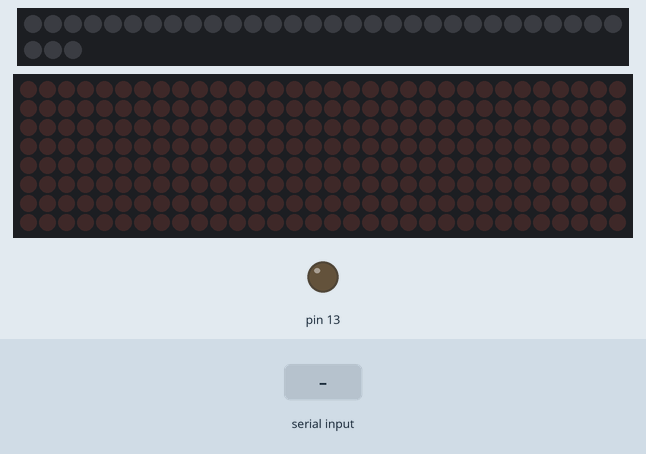
Simulated run of this sketch. Board: Arduino Uno, built with avr-gcc and run on an emulated ATmega328P. Parts: 33 RGB LEDs in strip order, left to right, continuing on the next row, 32×8 LED matrix, output pins drawn as LEDs (lit = HIGH). The inputs (shaded band) are chosen by the test bench.

Above: at 1.2 s.
1.3 s: "c" received over the second serial link
At 2.4 s:
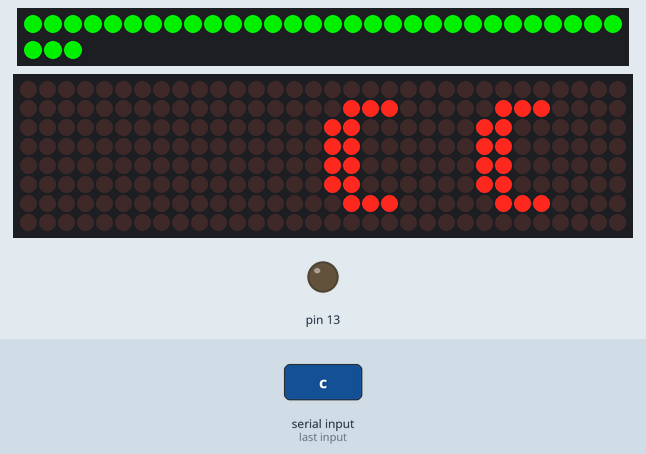
3.1 s: "w" received over the second serial link
At 3.9 s:
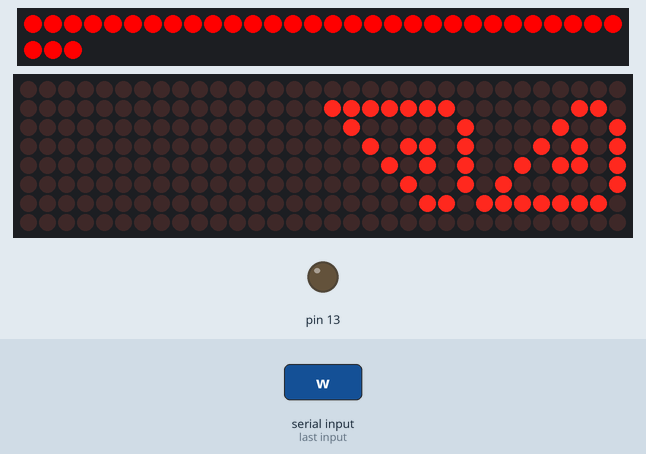
4.9 s: "s" received over the second serial link
At 5.9 s:
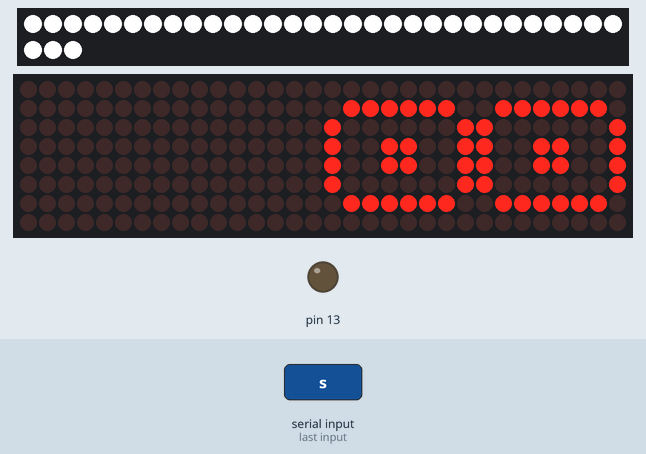
6.4 s: "e" received over the second serial link
At 7.3 s:
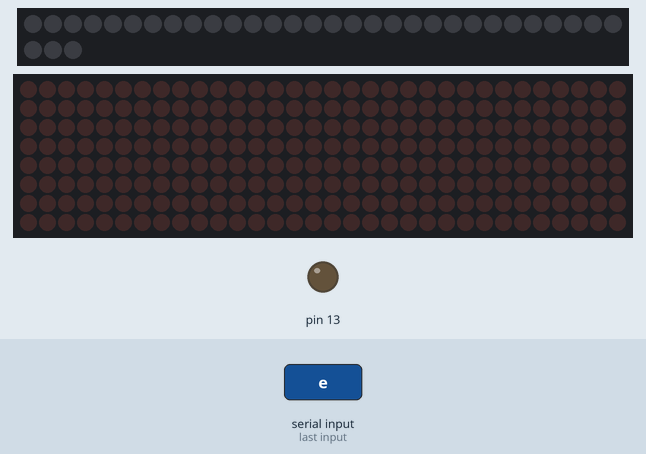
Timing chart, 0 to 8.9 s (numbered marks = the images above; inputs shaded):
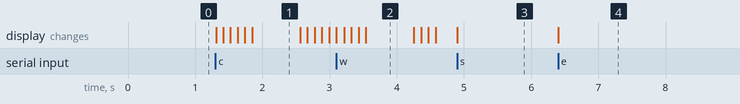

The sketch:

arduino_banzzak.ino
```cpp
#include <Adafruit_NeoPixel.h>
#include <LedControl.h>
#include <SoftwareSerial.h>
#ifdef __AVR__
 #include <avr/power.h>
#endif

#define PIN 6
#define LED_COUNT 33

LedControl lc = LedControl(12,11,10,4);
SoftwareSerial BTSerial(3,2);
Adafruit_NeoPixel strip = Adafruit_NeoPixel(LED_COUNT, PIN, NEO_GRB + NEO_KHZ800);

void normal(){
  byte nor[2][8] ={
  {
    B00000000,
    B01111110,
    B10000001,
    B10011001,
    B10011001,
    B10000001,
    B01111110,
    B00000000
  },
  {
    B00000000,
    B01111110,
    B10000001,
    B10011001,
    B10011001,
    B10000001,
    B01111110,
    B00000000
  }
  };

  for(int j=0; j<8; j++){
    lc.setRow(0,j,nor[0][j]);
    lc.setRow(1,j,nor[1][j]);
  }
}

void happy2(){
  byte hap2[6][8] ={
  {
    B00000000,
    B01111110,
    B10000001,
    B10011001,
    B10011001,
    B10000001,
    B01111110,
    B00000000
  },
  {
    B00000000,
    B01111110,
    B10000010,
    B10011010,
    B10011010,
    B10000010,
    B01111110,
    B00000000
  },
  {
    B00000000,
    B01111100,
    B10000100,
    B10011100,
    B10011100,
    B10000100,
    B01111100,
    B00000000
  },
  {
    B00000000,
    B01111000,
    B10001000,
    B10011000,
    B10011000,
    B10001000,
    B01111000,
    B00000000
  },
  {
    B00000000,
    B01110000,
    B10010000,
    B10010000,
    B10010000,
    B10010000,
    B01110000,
    B00000000
  },
  {
    B00000000,
    B01110000,
    B11000000,
    B11000000,
    B11000000,
    B11000000,
    B01110000,
    B00000000
  }
};

for(int j=0; j<6; j++){
  for(int k=0; k<8; k++){
    lc.setRow(0,k,hap2[j][k]);
    lc.setRow(1,k,hap2[j][k]);
  }
  delay(100);
}
delay(500);

for(int j=0; j<6; j++){
  for(int k=0; k<8; k++){
    lc.setRow(0,k,hap2[5-j][k]);
    lc.setRow(1,k,hap2[5-j][k]);
  }
  delay(100);
}
}


void angry2(){
  byte angry_left2[5][8] ={
  {
    B00000000,
    B01111110,
    B10000001,
    B10011001,
    B10011001,
    B10000001,
    B01111110,
    B00000000
  },
  {
    B00000000,
    B00111110,
    B01000001,
    B10001101,
    B10001101,
    B10000001,
    B01111110,
    B00000000
  },
  {
    B00000000,
    B00011110,
    B00100001,
    B01001101,
    B10001101,
    B10000001,
    B01111110,
    B00000000
  },
  {
    B00000000,
    B00001110,
    B00010001,
    B00100101,
    B01001101,
    B10000001,
    B01111110,
    B00000000
  },
  {
    B00000000,
    B00000110,
    B00001001,
    B00010101,
    B00101101,
    B01000001,
    B11111110,
    B00000000
  }
};

byte angry_right2[5][8] ={
  {
    B00000000,
    B01111110,
    B10000001,
    B10011001,
    B10011001,
    B10000001,
    B01111110,
    B00000000
  },
  {
    B00000000,
    B01111110,
    B10000001,
    B10001101,
    B10001101,
    B01000001,
    B00111110,
    B00000000
  },
  {
    B00000000,
    B01111110,
    B10000001,
    B10001101,
    B01001101,
    B00100001,
    B00011110,
    B00000000
  },
  {
    B00000000,
    B01111110,
    B10000001,
    B01001101,
    B00100101,
    B00010001,
    B00001110,
    B00000000
  },
  {
    B00000000,
    B11111110,
    B01000001,
    B00101101,
    B00010101,
    B00001001,
    B00000110,
    B00000000
  }
};

for(int j=0; j<5;j++){
  for(int k=0; k<8; k++){
    lc.setRow(0,k,angry_left2[j][k]);
    lc.setRow(1,k,angry_right2[j][k]);
  }
  delay(100);
}
delay(500);
for(int j=0; j<5;j++){
  for(int k=0; k<8; k++){
    lc.setRow(0,k,angry_left2[4-j][k]);
    lc.setRow(1,k,angry_right2[4-j][k]);
  }
  delay(100);
}
}


void angry(){
  byte angry_left[5][8] ={
  {
    B00111100,
    B01000010,
    B01000010,
    B01011010,
    B01011010,
    B01000010,
    B01000010,
    B00111100
  },
  {
    B00111000,
    B01000100,
    B01000010,
    B01000010,
    B01011010,
    B01011010,
    B01000010,
    B00111100
  },
  {
    B00110000,
    B01001000,
    B01000100,
    B01000010,
    B01011010,
    B01011010,
    B01000010,
    B00111100
  },
  {
    B00100000,
    B01010000,
    B01001000,
    B01000100,
    B01010010,
    B01011010,
    B01000010,
    B00111100
  },
  {
    B01000000,
    B01100000,
    B01010000,
    B01001000,
    B01010100,
    B01011010,
    B01000010,
    B00111100
  }
};

byte angry_right[5][8] ={
  {
    B00111100,
    B01000010,
    B01000010,
    B01011010,
    B01011010,
    B01000010,
    B01000010,
    B00111100
  },
  {
    B00011100,
    B00100010,
    B01000010,
    B01000010,
    B01011010,
    B01011010,
    B01000010,
    B00111100
  },
  {
    B00001100,
    B00010010,
    B00100010,
    B01000010,
    B01011010,
    B01011010,
    B01000010,
    B00111100
  },
  {
    B00000100,
    B00001010,
    B00010010,
    B00100010,
    B01001010,
    B01011010,
    B01000010,
    B00111100
  },
  {
    B00000010,
    B00000110,
    B00001010,
    B00010010,
    B00101010,
    B01011010,
    B01000010,
    B00111100
  }
};

for(int j=0; j<5;j++){
  for(int k=0; k<8; k++){
    lc.setRow(0,k,angry_left[j][k]);
    lc.setRow(1,k,angry_right[j][k]);
  }
  delay(100);
}
delay(500);
for(int j=0; j<5;j++){
  for(int k=0; k<8; k++){
    lc.setRow(0,k,angry_left[4-j][k]);
    lc.setRow(1,k,angry_right[4-j][k]);
  }
  delay(100);
}
}

volatile int BRIGHTNESS=255;

void setup(){
  //블루투스 세팅
  BTSerial.begin(9600); //시리얼모니터
  pinMode(13,OUTPUT); //Pin 13을 OUTPUT으로 설정

  //네오픽셀 세팅
  strip.begin(); //네오픽셀 제어 시작
  strip.show(); // 네오픽셀 점등
  strip.setBrightness(BRIGHTNESS);

  //도트매트릭스 세팅
  for(int num=0; num<4; num++){     //매트릭스 0번부터 3번까지 세팅
    lc.shutdown(num,false);  // 0~3번까지 매트릭스 절전모드 해제
    lc.setIntensity(num,8);  // 0~3번까지 매트릭스의 밝기 8로 선언,
    lc.clearDisplay(num);   //0~3번까지 매트릭스 led 초기화
  }
}


void loop(){
  if(BTSerial.available()){
    char one,two,three,bt;
    bt=BTSerial.read();
    two=BTSerial.read();
    three=BTSerial.read();
    one=BTSerial.read();

    if(bt=='s'){              //시작
      strip.setBrightness(BRIGHTNESS);
      for(int i=0; i<strip.numPixels(); i++){
          strip.setPixelColor(i,strip.Color(BRIGHTNESS,BRIGHTNESS,BRIGHTNESS));
      }
      strip.show();
      normal();
    }

    else if(bt=='w'){              //틀림
      if(BRIGHTNESS<=205){
        BRIGHTNESS+=50;
      }
      strip.setBrightness(BRIGHTNESS);
      for(int i=0; i<strip.numPixels(); i++){
          strip.setPixelColor(i,strip.Color(255,0,0));
      }
      strip.show();
      angry2();
    }

    else if(bt=='c'){              //맞음
      if(BRIGHTNESS>50){
        BRIGHTNESS-=50;
      }
      strip.setBrightness(BRIGHTNESS);
      for(int i=0; i<strip.numPixels(); i++){
          strip.setPixelColor(i,strip.Color(0,255,0));
      }
      strip.show();
      happy2();
    }
    else if(bt=='e'){               //끝
      for(int num=0; num<2; num++){
        lc.clearDisplay(num);
      }
      for(int i=0; i<strip.numPixels(); i++){
          strip.setPixelColor(i,strip.Color(0,0,0));
      }
      strip.show();
    }
  }
}
```

Measured:
- after the input at 1.3 s, the display: first changes at once (image 1 shows a later state)
- after the input at 6.4 s, the display: changes at once (image 4)
- what the display in image 1 shows lasts 0.8 s, from 1.8 s to 2.6 s
